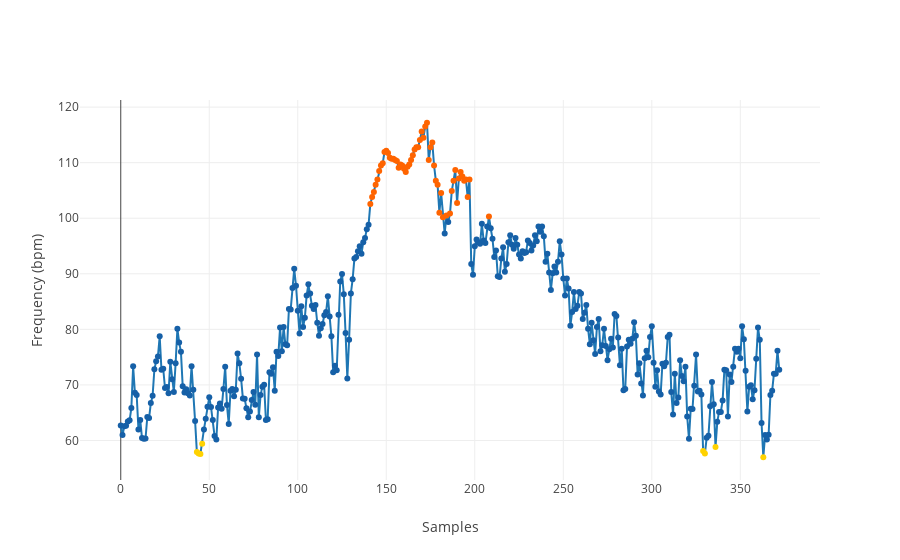

The notebook cell saved with this chart:
### Markdown cell above
# Plotting tachycardia, bradycardia and max frequency events

### Code cell
# Plotting bradycardia and tachycardia events

axis_x = np.linspace(0, (len(bpm_values))-1, len(bpm_values))
axis_y = bpm_values

colors = []
for i in range(len(bpm_values)):
    colors.append('rgb(22, 96, 167)')

    
for i in range(len(bpm_values)):
    if bpm_values[i] > fmax:
        colors[i] = 'rgb(205, 12, 24)'
    elif bpm_values[i] > 100:
        colors[i] = 'rgb(255, 100, 0)'
    elif bpm_values[i] < 60:
        colors[i] = 'rgb(255, 210, 0)'


trace = go.Scatter(
    x = axis_x,
    y = axis_y,
    mode='lines+markers',
    marker=dict(color=(colors))
)

layout = go.Layout(
    xaxis=dict(
        title='Samples'
        ),
    yaxis=dict(
        title='Frequency (bpm)'
        )
)

data = [trace]
fig = go.Figure(data=data, layout=layout)

iplot(fig, filename='basic-line')

### Figure 1 — Plotly figure (JSON) as saved in the notebook; plotly's stock layout.template omitted (floating-point values rounded to 4 significant figures; data arrays with more than 128 entries replaced by an {"elided": "..."} marker saying what was removed)
{"data": [{"marker": {"color": {"elided": "373 str values"}}, "mode": "lines+markers", "type": "scatter", "x": {"elided": "373 int values"}, "y": {"elided": "373 float values"}}], "layout": {"xaxis": {"title": "Samples"}, "yaxis": {"title": "Frequency (bpm)"}}}
